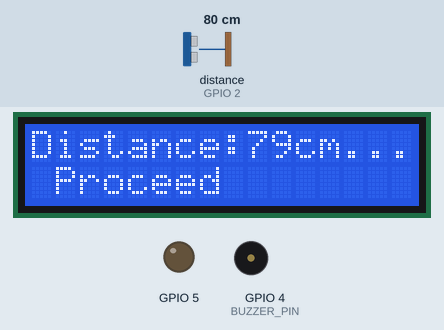
The sketch below on a simulated ESP32. Shown: 16×2 character LCD, output pins drawn as LEDs (lit = HIGH), buzzer (waves = sounding, pin HIGH). Wiring (inferred from the names in the program): ultrasonic range finder: trigger GPIO 18; echo GPIO 2. The inputs (shaded band) are chosen by the test bench; at power-on: distance to the obstacle (sensor on GPIO 2) 80 cm. The echo pulse lasts 58.3 µs per cm; pins used as bus, display or sensor lines are not drawn.

Above: at 1.2 s.
1.3 s: distance to the obstacle (sensor on GPIO 2) set to 19 cm
At 2.3 s:
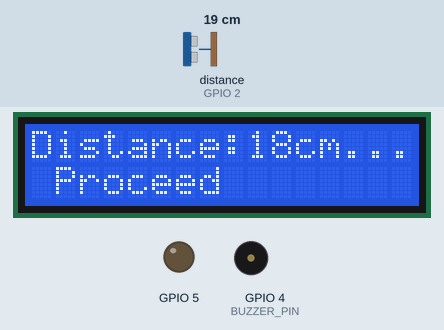
3.1 s: distance to the obstacle (sensor on GPIO 2) set to 14 cm
At 3.8 s:
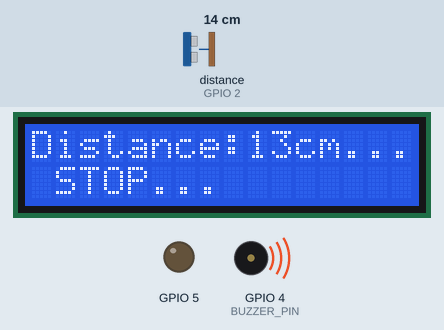
4.7 s: distance to the obstacle (sensor on GPIO 2) set to 2 cm
At 5.3 s:
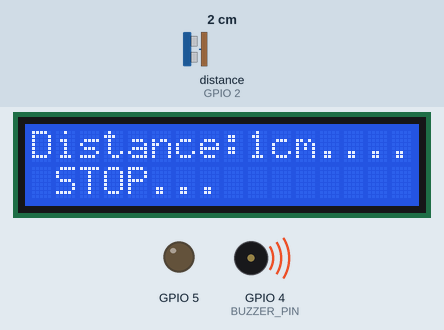
Timing chart, 0 to 7.7 s (numbered marks = the images above; inputs shaded):
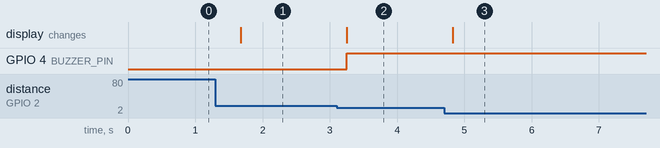

The sketch:

Basic_Distance_Measurement.ino
```cpp
#include<Wire.h>
#include<LiquidCrystal_I2C.h>
LiquidCrystal_I2C lcd(0x27,16,2);

#define TRIG_PIN 18
#define ECHO_PIN 2
#define BUZZER_PIN 4
long duration;
int distance;
void setup()
{
  pinMode(5, OUTPUT);
  pinMode(TRIG_PIN, OUTPUT);
  pinMode(ECHO_PIN, INPUT);
  pinMode(BUZZER_PIN,OUTPUT);
  Wire.begin(21,22);
  lcd.init();
  lcd.backlight();
}

void loop()
{
  digitalWrite(TRIG_PIN, LOW);
  delayMicroseconds(2); // Wait for 1000 millisecond(s)
  digitalWrite(TRIG_PIN, HIGH);
  delayMicroseconds(10);
  digitalWrite(TRIG_PIN, LOW);
  duration=pulseIn(ECHO_PIN, HIGH, 30000);
  distance=duration*0.034/2;
  lcd.setCursor(0,0);
  lcd.print("Distance:");
  lcd.print(distance);
  lcd.print("cm...");
  lcd.setCursor(0,1);
  if(distance <= 15)
  {
    lcd.print(" STOP... ");

    digitalWrite(4, HIGH);
  }
  else
  {
    lcd.print(" Proceed");
    digitalWrite(4, LOW);
  }
  delay(500);
}
```

Measured:
- the behaviour switches between 17 and 16 cm on distance to the obstacle (sensor on GPIO 2) (found by bisection; images 1 and 2)
- after the input at 1.3 s, the display: changes after 0.37 s (image 1)
- after the input at 3.1 s, GPIO 4 (BUZZER_PIN): LOW → HIGH after 0.15 s; the display: changes after 0.15 s (image 2)
- after the input at 4.7 s, the display: changes after 0.13 s (image 3)
